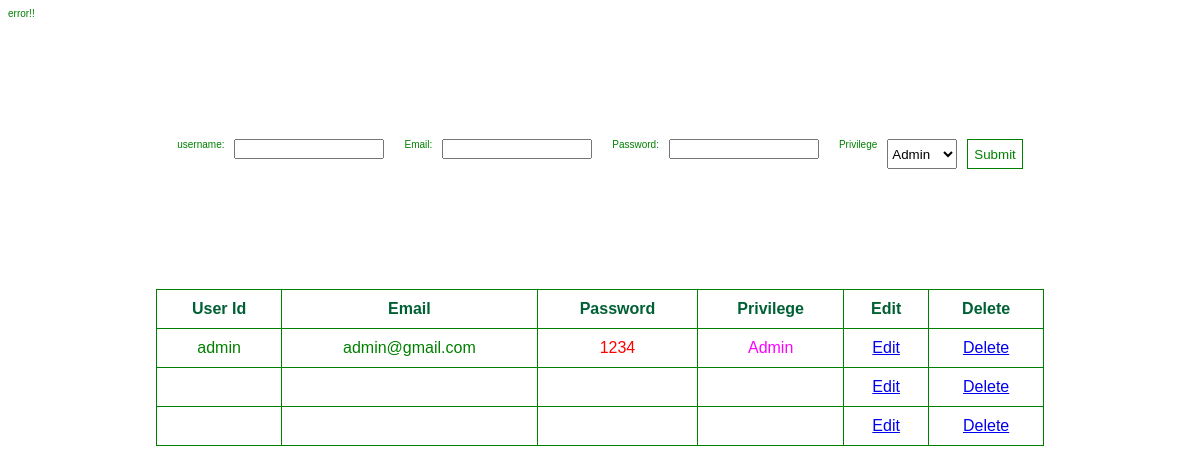
The page /admin/user_func.php on the database its author committed.
### tables this page shows
CREATE TABLE `users` (
  `username` varchar(25) NOT NULL,
  `password` varchar(25) NOT NULL,
  `email` varchar(25) NOT NULL,
  `privilege` varchar(25) NOT NULL,
  `id` int(6) UNSIGNED NOT NULL
);

### admin/user_func.php (the view, shortened to what this page needs)
<!DOCTYPE html>
<html lang="en">
<head>
</head>
<body>
    <form action="insert.php" method="post">
        <label for="user">username: </label>
        <input type="text" name="user" required><br>
        <label for="email">Email: </label>
        <input type="email" name="email" required><br>
        <label for="password">Password: </label>
        <input type="password" name="password" required><br>
        <label for="privilege">Privilege</label>
        <select name="privilege" id="privilege" required>
            <option value="Admin">Admin</option>
        </select>
        <button username="submit" type="submit">Submit</button>
    </form>
    <div>
        <?php
            include_once("connection.php");
            $sql = "SELECT * FROM users";
            $res = mysqli_query($conn, $sql);
            if(mysqli_num_rows($res)>0){
        ?>
        <table width=75%>
            <tr>
            <th>User Id</th>
            <th>Email</th>
            <th>Password</th>
            <th>Privilege</th>
            <th>Edit</th>
            <th>Delete</th></tr>
            <?php
            while($ro = mysqli_fetch_assoc($res))
            {
                ?>
                <tr>
                    <td><?php echo $ro['username'] ?></td>
                    <td><?php echo $ro['email'] ?></td>
                    <td style="color:red !important"><?php echo $ro['password'] ?></td>
                    <td style="color:magenta !important"><?php echo $ro['privilege'] ?></td>
                    <td><a href="edit.php?id=<?php echo $ro['id']; ?>">Edit</a></td>
                    <td><a href="delete.php?id=<?php echo $ro['id']; ?>" onclick="return confirm('Are you sure?')">Delete</a></td>
                </tr>
                <?php
                }
            ?>
            </table>
            <?php
        }
        else{
            echo "Record Is Not Exist";
        }
        ?>
        </div>
</body>
</html>

### admin/user_func.php (style rules this page uses)
th,td { padding: 10px; border: 1px solid green; text-align: center; }
th { color:#006035 !important; }
table { margin: auto; margin-top: 20px; padding: 50px; border-collapse: collapse; }
body { background-color: white; color: green; font-family: Arial; font-size: 10px; }
input { height: 20px; width: 150px }
form { justify-content:center; gap: 10px; width: 500px; display: flex; border-radius: 20px; margin: auto; padding: 100px; margin-top: 20px; }
button { background-color: white; color: green; border: 1px solid green; height: 30px; width: 60px; }

### rows shown on the page
users: username "admin", email "admin@gmail.com", password "1234", privilege "Admin"
